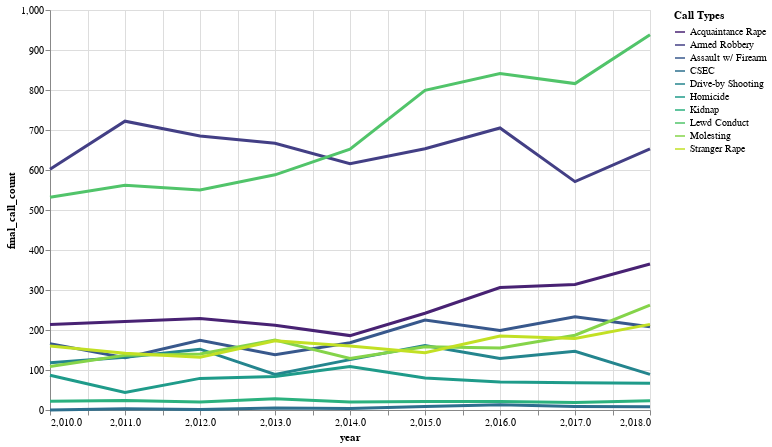

The code cell stored with this chart in its notebook:
### Code cell
highlight = alt.selection(type='single', on='mouseover',
                          fields=['final_call_type'], nearest=True)

base = alt.Chart(fct_counts).encode(
    x='year',
    y='final_call_count',
    color=alt.Color(
        'final_call_type',
        legend=alt.Legend(
            title='Call Types'
        ), scale=alt.Scale(
            scheme='viridis'
        )
    )    
)

points = base.mark_line().encode(
    opacity=alt.value(0)
).add_selection(
    highlight
).properties(
    width=600,
    height=400
)

lines = base.mark_line().encode(
    size=alt.condition(~highlight, alt.value(1), alt.value(3))
)
# alt.layer(
#     points, line,
#     data=fct_counts
# ).configure_view(
#     strokeWidth=0
# )
points + lines

### Figure 1 — Vega-Lite specification as saved in the notebook (floating-point values rounded to 4 significant figures)
{"$schema": "https://vega.github.io/schema/vega-lite/v2.6.0.json", "config": {"view": {"height": 300, "width": 400}}, "datasets": {"data-71b4dc3231b0023ab7c6e44a0aa196df": [{"final_call_count": 214, "final_call_type": "Acquaintance Rape", "year": 2010}, {"final_call_count": 602, "final_call_type": "Armed Robbery", "year": 2010}, {"final_call_count": 166, "final_call_type": "Assault w/ Firearm", "year": 2010}, {"final_call_count": 0, "final_call_type": "CSEC", "year": 2010}, {"final_call_count": 118, "final_call_type": "Drive-by Shooting", "year": 2010}, {"final_call_count": 87, "final_call_type": "Homicide", "year": 2010}, {"final_call_count": 22, "final_call_type": "Kidnap", "year": 2010}, {"final_call_count": 532, "final_call_type": "Lewd Conduct", "year": 2010}, {"final_call_count": 109, "final_call_type": "Molesting", "year": 2010}, {"final_call_count": 160, "final_call_type": "Stranger Rape", "year": 2010}, {"final_call_count": 221, "final_call_type": "Acquaintance Rape", "year": 2011}, {"final_call_count": 722, "final_call_type": "Armed Robbery", "year": 2011}, {"final_call_count": 131, "final_call_type": "Assault w/ Firearm", "year": 2011}, {"final_call_count": 3, "final_call_type": "CSEC", "year": 2011}, {"final_call_count": 132, "final_call_type": "Drive-by Shooting", "year": 2011}, {"final_call_count": 44, "final_call_type": "Homicide", "year": 2011}, {"final_call_count": 24, "final_call_type": "Kidnap", "year": 2011}, {"final_call_count": 562, "final_call_type": "Lewd Conduct", "year": 2011}, {"final_call_count": 137, "final_call_type": "Molesting", "year": 2011}, {"final_call_count": 142, "final_call_type": "Stranger Rape", "year": 2011}, {"final_call_count": 229, "final_call_type": "Acquaintance Rape", "year": 2012}, {"final_call_count": 685, "final_call_type": "Armed Robbery", "year": 2012}, {"final_call_count": 174, "final_call_type": "Assault w/ Firearm", "year": 2012}, {"final_call_count": 1, "final_call_type": "CSEC", "year": 2012}, {"final_call_count": 152, "final_call_type": "Drive-by Shooting", "year": 2012}, {"final_call_count": 79, "final_call_type": "Homicide", "year": 2012}, {"final_call_count": 20, "final_call_type": "Kidnap", "year": 2012}, {"final_call_count": 550, "final_call_type": "Lewd Conduct", "year": 2012}, {"final_call_count": 140, "final_call_type": "Molesting", "year": 2012}, {"final_call_count": 132, "final_call_type": "Stranger Rape", "year": 2012}, {"final_call_count": 212, "final_call_type": "Acquaintance Rape", "year": 2013}, {"final_call_count": 667, "final_call_type": "Armed Robbery", "year": 2013}, {"final_call_count": 138, "final_call_type": "Assault w/ Firearm", "year": 2013}, {"final_call_count": 5, "final_call_type": "CSEC", "year": 2013}, {"final_call_count": 89, "final_call_type": "Drive-by Shooting", "year": 2013}, {"final_call_count": 84, "final_call_type": "Homicide", "year": 2013}, {"final_call_count": 28, "final_call_type": "Kidnap", "year": 2013}, {"final_call_count": 588, "final_call_type": "Lewd Conduct", "year": 2013}, {"final_call_count": 175, "final_call_type": "Molesting", "year": 2013}, {"final_call_count": 173, "final_call_type": "Stranger Rape", "year": 2013}, {"final_call_count": 186, "final_call_type": "Acquaintance Rape", "year": 2014}, {"final_call_count": 616, "final_call_type": "Armed Robbery", "year": 2014}, {"final_call_count": 168, "final_call_type": "Assault w/ Firearm", "year": 2014}, {"final_call_count": 4, "final_call_type": "CSEC", "year": 2014}, {"final_call_count": 126, "final_call_type": "Drive-by Shooting", "year": 2014}, {"final_call_count": 109, "final_call_type": "Homicide", "year": 2014}, {"final_call_count": 20, "final_call_type": "Kidnap", "year": 2014}, {"final_call_count": 652, "final_call_type": "Lewd Conduct", "year": 2014}, {"final_call_count": 129, "final_call_type": "Molesting", "year": 2014}, {"final_call_count": 160, "final_call_type": "Stranger Rape", "year": 2014}, {"final_call_count": 242, "final_call_type": "Acquaintance Rape", "year": 2015}, {"final_call_count": 653, "final_call_type": "Armed Robbery", "year": 2015}, {"final_call_count": 225, "final_call_type": "Assault w/ Firearm", "year": 2015}, {"final_call_count": 9, "final_call_type": "CSEC", "year": 2015}, {"final_call_count": 161, "final_call_type": "Drive-by Shooting", "year": 2015}, {"final_call_count": 80, "final_call_type": "Homicide", "year": 2015}, {"final_call_count": 21, "final_call_type": "Kidnap", "year": 2015}, {"final_call_count": 799, "final_call_type": "Lewd Conduct", "year": 2015}, {"final_call_count": 158, "final_call_type": "Molesting", "year": 2015}, {"final_call_count": 143, "final_call_type": "Stranger Rape", "year": 2015}, {"final_call_count": 306, "final_call_type": "Acquaintance Rape", "year": 2016}, {"final_call_count": 705, "final_call_type": "Armed Robbery", "year": 2016}, {"final_call_count": 199, "final_call_type": "Assault w/ Firearm", "year": 2016}, {"final_call_count": 13, "final_call_type": "CSEC", "year": 2016}, {"final_call_count": 129, "final_call_type": "Drive-by Shooting", "year": 2016}, {"final_call_count": 70, "final_call_type": "Homicide", "year": 2016}, {"final_call_count": 21, "final_call_type": "Kidnap", "year": 2016}, {"final_call_count": 841, "final_call_type": "Lewd Conduct", "year": 2016}, {"final_call_count": 155, "final_call_type": "Molesting", "year": 2016}, {"final_call_count": 185, "final_call_type": "Stranger Rape", "year": 2016}, {"final_call_count": 314, "final_call_type": "Acquaintance Rape", "year": 2017}, {"final_call_count": 571, "final_call_type": "Armed Robbery", "year": 2017}, {"final_call_count": 233, "final_call_type": "Assault w/ Firearm", "year": 2017}, {"final_call_count": 9, "final_call_type": "CSEC", "year": 2017}, {"final_call_count": 147, "final_call_type": "Drive-by Shooting", "year": 2017}, {"final_call_count": 68, "final_call_type": "Homicide", "year": 2017}, {"final_call_count": 19, "final_call_type": "Kidnap", "year": 2017}, {"final_call_count": 816, "final_call_type": "Lewd Conduct", "year": 2017}, {"final_call_count": 187, "final_call_type": "Molesting", "year": 2017}, {"final_call_count": 179, "final_call_type": "Stranger Rape", "year": 2017}, {"final_call_count": 365, "final_call_type": "Acquaintance Rape", "year": 2018}, {"final_call_count": 653, "final_call_type": "Armed Robbery", "year": 2018}, {"final_call_count": 208, "final_call_type": "Assault w/ Firearm", "year": 2018}, {"final_call_count": 8, "final_call_type": "CSEC", "year": 2018}, {"final_call_count": 89, "final_call_type": "Drive-by Shooting", "year": 2018}, {"final_call_count": 67, "final_call_type": "Homicide", "year": 2018}, {"final_call_count": 23, "final_call_type": "Kidnap", "year": 2018}, {"final_call_count": 938, "final_call_type": "Lewd Conduct", "year": 2018}, {"final_call_count": 262, "final_call_type": "Molesting", "year": 2018}, {"final_call_count": 214, "final_call_type": "Stranger Rape", "year": 2018}]}, "layer": [{"data": {"name": "data-71b4dc3231b0023ab7c6e44a0aa196df"}, "encoding": {"color": {"field": "final_call_type", "legend": {"title": "Call Types"}, "scale": {"scheme": "viridis"}, "type": "nominal"}, "opacity": {"value": 0}, "x": {"field": "year", "type": "quantitative"}, "y": {"field": "final_call_count", "type": "quantitative"}}, "height": 400, "mark": "line", "selection": {"selector138": {"empty": "all", "fields": ["final_call_type"], "nearest": true, "on": "mouseover", "resolve": "global", "type": "single"}}, "width": 600}, {"data": {"name": "data-71b4dc3231b0023ab7c6e44a0aa196df"}, "encoding": {"color": {"field": "final_call_type", "legend": {"title": "Call Types"}, "scale": {"scheme": "viridis"}, "type": "nominal"}, "size": {"condition": {"selection": {"not": "selector138"}, "value": 1}, "value": 3}, "x": {"field": "year", "type": "quantitative"}, "y": {"field": "final_call_count", "type": "quantitative"}}, "mark": "line"}]}
